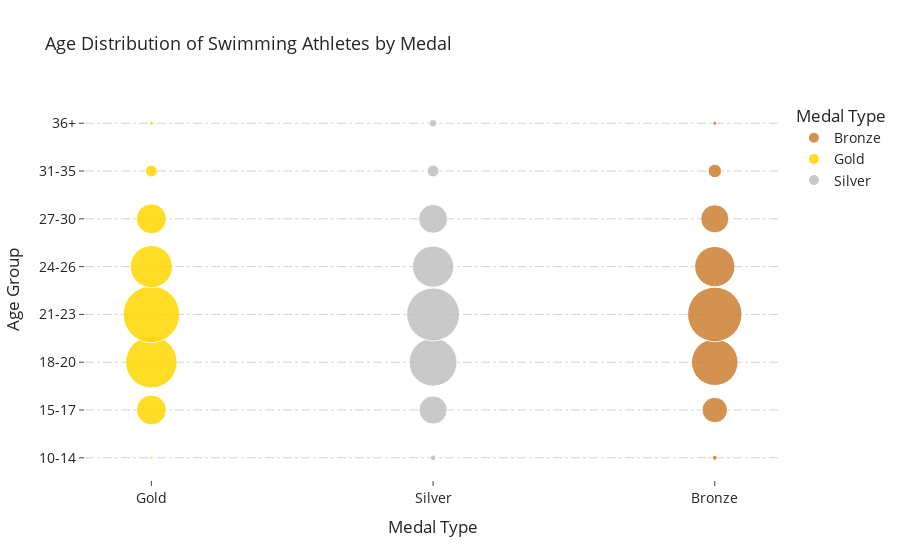

Here is the notebook cell this chart was saved with:
### Markdown cell above
# Age par médaille

### Code cell
df_grouped = df.groupby(["Medal", "Age Group"]).size().reset_index(name="Count")

medal_colors = {"Gold": "#FFD700", "Silver": "#C0C0C0", "Bronze": "#CD7F32"}

fig = px.scatter(df_grouped,
                 x="Medal",
                 y="Age Group",
                 size="Count",
                 color="Medal",
                 color_discrete_map=medal_colors,
                 title="Age Distribution of Swimming Athletes by Medal",
                 labels={"Medal": "Medal Type", "Age Group": "Age Group", "Count": "Number of Athletes"},
                 opacity=0.85,
                 size_max=40)

fig.update_layout(
    template="simple_white",
    font=dict(size=14),
    title_font=dict(size=18),
    plot_bgcolor="white",
    paper_bgcolor="white",
    xaxis=dict(
        showline=False,
        showgrid=False,
        tickmode="array",
        categoryorder="array",
        categoryarray=["Gold", "Silver", "Bronze"]
    ),
    yaxis=dict(
        showline=False,
        showgrid=True,
        gridcolor="lightgray",
        gridwidth=1,
        griddash="dashdot",
    ),
    legend_title_text="Medal Type",
)

fig.show()

### Figure 1 — Plotly figure (JSON) as saved in the notebook; plotly's stock layout.template omitted (floating-point values rounded to 4 significant figures)
{"data": [{"hovertemplate": "Medal Type=%{x}<br>Age Group=%{y}<br>Number of Athletes=%{marker.size}<extra></extra>", "legendgroup": "Bronze", "marker": {"color": "#CD7F32", "opacity": 0.85, "size": [3, 79, 263, 360, 197, 96, 22, 2], "sizemode": "area", "sizeref": 0.2425, "symbol": "circle"}, "mode": "markers", "name": "Bronze", "orientation": "v", "showlegend": true, "type": "scatter", "x": ["Bronze", "Bronze", "Bronze", "Bronze", "Bronze", "Bronze", "Bronze", "Bronze"], "xaxis": "x", "y": ["10-14", "15-17", "18-20", "21-23", "24-26", "27-30", "31-35", "36+"], "yaxis": "y"}, {"hovertemplate": "Medal Type=%{x}<br>Age Group=%{y}<br>Number of Athletes=%{marker.size}<extra></extra>", "legendgroup": "Gold", "marker": {"color": "#FFD700", "opacity": 0.85, "size": [1, 108, 322, 388, 216, 109, 17, 2], "sizemode": "area", "sizeref": 0.2425, "symbol": "circle"}, "mode": "markers", "name": "Gold", "orientation": "v", "showlegend": true, "type": "scatter", "x": ["Gold", "Gold", "Gold", "Gold", "Gold", "Gold", "Gold", "Gold"], "xaxis": "x", "y": ["10-14", "15-17", "18-20", "21-23", "24-26", "27-30", "31-35", "36+"], "yaxis": "y"}, {"hovertemplate": "Medal Type=%{x}<br>Age Group=%{y}<br>Number of Athletes=%{marker.size}<extra></extra>", "legendgroup": "Silver", "marker": {"color": "#C0C0C0", "opacity": 0.85, "size": [4, 96, 279, 340, 206, 101, 17, 7], "sizemode": "area", "sizeref": 0.2425, "symbol": "circle"}, "mode": "markers", "name": "Silver", "orientation": "v", "showlegend": true, "type": "scatter", "x": ["Silver", "Silver", "Silver", "Silver", "Silver", "Silver", "Silver", "Silver"], "xaxis": "x", "y": ["10-14", "15-17", "18-20", "21-23", "24-26", "27-30", "31-35", "36+"], "yaxis": "y"}], "layout": {"font": {"size": 14}, "legend": {"itemsizing": "constant", "title": {"text": "Medal Type"}, "tracegroupgap": 0}, "paper_bgcolor": "white", "plot_bgcolor": "white", "title": {"font": {"size": 18}, "text": "Age Distribution of Swimming Athletes by Medal"}, "xaxis": {"anchor": "y", "categoryarray": ["Gold", "Silver", "Bronze"], "categoryorder": "array", "domain": [0, 1], "showgrid": false, "showline": false, "tickmode": "array", "title": {"text": "Medal Type"}}, "yaxis": {"anchor": "x", "domain": [0, 1], "gridcolor": "lightgray", "griddash": "dashdot", "gridwidth": 1, "showgrid": true, "showline": false, "title": {"text": "Age Group"}}}}
